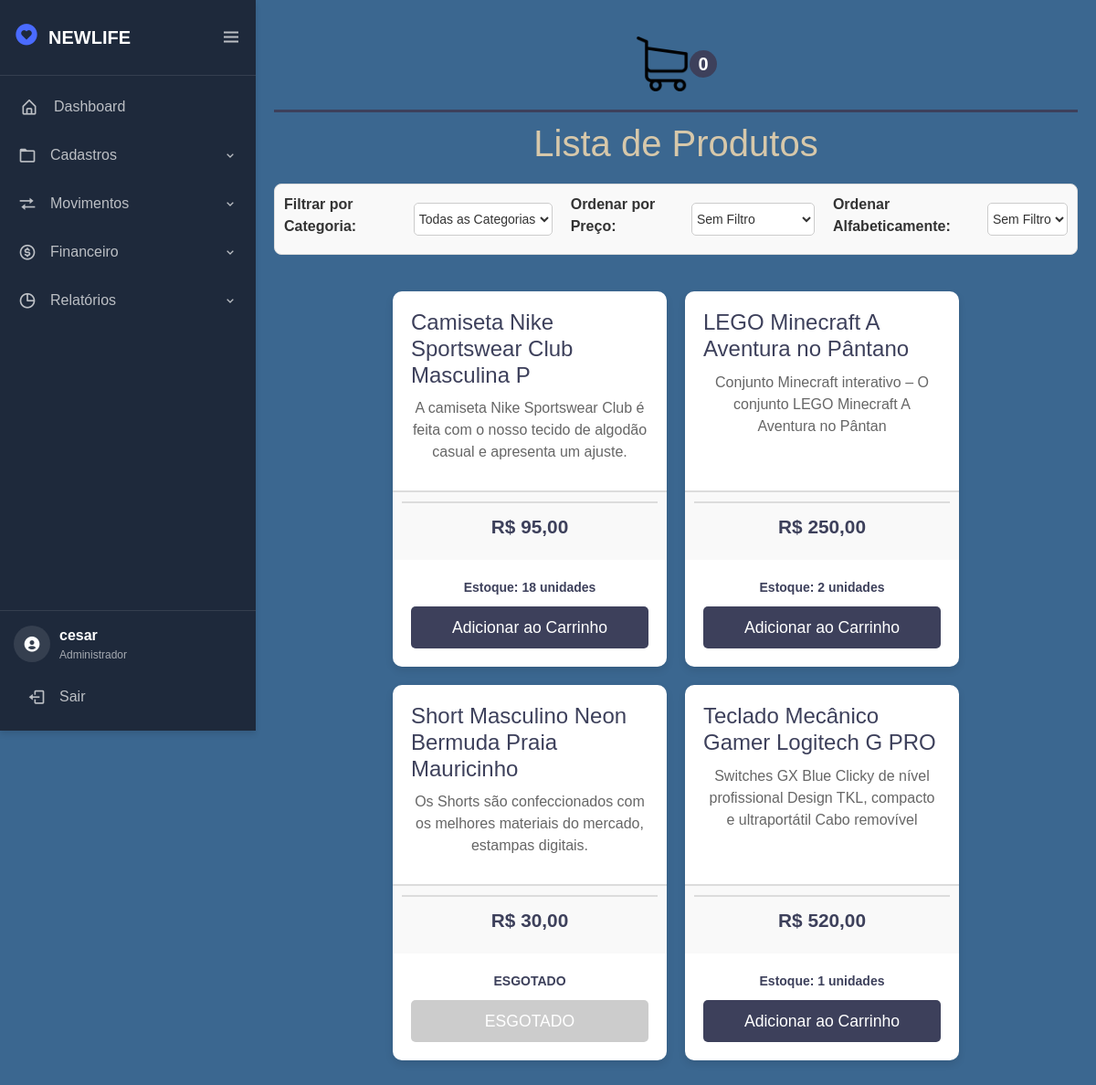
The page /tela/venda/ (signed in) on the database its author committed.
### estoque/models.py (models this page shows, shortened)
class Produto(models.Model):
    nome = models.CharField(max_length=40)
    estoque = models.IntegerField(default=0)
    descricao = models.CharField(max_length=255, null=True, blank=True)
    preco = models.DecimalField(max_digits=20, decimal_places=2)
    categoria = models.ForeignKey(Categoria, on_delete=models.SET_NULL, null=True, blank=True, related_name='produtos')
    class Meta:
        ordering = ['nome']
        verbose_name = 'produto'
        verbose_name_plural = 'produtos'

### venda/views.py (the view)
# urls.py: path('', views.catalogo, name='catalogo'),
@login_required(login_url="/login/")
def catalogo(request):
    user_id = request.user.id
    quantidade_total = getQuantidadeTotalCarrinho(user_id)
    categoria_filtro = request.GET.get('categoria')
    preco_filtro = request.GET.get('preco_filtro')
    alfabeto_filtro = request.GET.get('alfabeto_filtro')
    if categoria_filtro:
        produtos = Produto.objects.filter(categoria_nome=categoria_filtro).order_by("nome")
    else:
        produtos = Produto.objects.all().order_by("nome")
    if preco_filtro == 'menor':
        produtos = produtos.order_by('preco')
    elif preco_filtro == 'maior':
        produtos = produtos.order_by('-preco')
    if alfabeto_filtro == 'asc':
        produtos = produtos.order_by('nome')
    elif alfabeto_filtro == 'desc':
        produtos = produtos.order_by('-nome')
    categorias = Categoria.objects.all()
    context = {
        'produtos': produtos,
        'quantidade_total': quantidade_total,
        'categorias': categorias,
        'categoria_filtro': categoria_filtro,
        'preco_filtro': preco_filtro,
        'alfabeto_filtro' : alfabeto_filtro,
    }
    return render(request, 'catalogo.html', context)

### venda/functions.py (called while the page is built)
def getQuantidadeTotalCarrinho(user_id):
    with connection.cursor() as cursor:
        cursor.execute("SELECT SUM(quantidade) FROM venda_carrinho WHERE user_id = %s", [user_id])
        row = cursor.fetchone()
    return row[0] or 0

### venda/templates/catalogo.html (shortened to what this page needs)
{% extends "tela.html" %}
{% load static %}
{% block 'head' %}
    <link rel="stylesheet" href="{% static 'css/stylec.css' %}">
{% endblock %}
    {% block 'dashboard' %}
    <div class="form_carrinho">
        <a href="{% url 'sacola' %}">
            <img src="{% static 'img/Carrinho.png' %}" alt="Carrinho">
        </a>
        <div id="texto_carrinho">
            {{ quantidade_total }}
        </div>
    </div>
    <h1>Lista de Produtos</h1>
    <form method="GET" action="{% url 'catalogo' %}">
        <label for="categoria">Filtrar por Categoria:</label>
        <select id="categoria" name="categoria" onchange="this.form.submit()">
            <option value="">Todas as Categorias</option>
        </select>
        <label for="preco_filtro">Ordenar por Preço:</label>
        <select id="preco_filtro" name="preco_filtro" onchange="this.form.submit()">
            <option value="">Sem Filtro</option>
        </select>
        <label for="alfabeto_filtro">Ordenar Alfabeticamente:</label>
        <select id="alfabeto_filtro" name="alfabeto_filtro" onchange="this.form.submit()">
            <option value="">Sem Filtro</option>
        </select>
    </form>
    <div class="container">
        {% for produto in produtos %}
            <div class="menu">
                <div class="produto-info">
                    <h2 class="nome-produto">{{ produto.nome }}</h2>
                    <p class="descricao">{{ produto.descricao }}</p>
                </div>
                <div class="preco">
                    <p class="preco">R$ {{ produto.preco }}</p>
                </div>
                <div>
                    <p class="estoque" id="estoque-{{ produto.id }}">
                        {% if produto.estoque > 0 %}
                            Estoque: {{ produto.estoque }} unidades
                        {% else %}
                            ESGOTADO
                        {% endif %}
                    </p>
                </div>
                <a href="{% url 'addCarrinho' produto.id %}"
                   class="btn-adicionar"
                   data-produto-id="{{ produto.id }}"
                   {% if produto.estoque <= 0 %}disabled style="background: #ccc;"{% endif %}>
                    {% if produto.estoque > 0 %}Adicionar ao Carrinho{% else %}ESGOTADO{% endif %}
                </a>
            </div>
        {% endfor %}
    </div>
    {% endblock %}

### estoque/templates/tela.html (shortened to what this page needs)
{% load static %}
<!doctype html>
<html lang="pt-BR">
<head>
  <link rel="stylesheet" href="https://cdn.jsdelivr.net/npm/bootstrap@4.6.1/dist/css/bootstrap.min.css">
  <link rel="stylesheet" href="{% static 'css/styletela.css' %}">
  <link rel="stylesheet" href="{% static 'css/general.css' %}">
  <link href="https://cdn.jsdelivr.net/npm/boxicons@latest/css/boxicons.min.css" rel='stylesheet'>
  <link rel="stylesheet" href="https://cdnjs.cloudflare.com/ajax/libs/animate.css/4.1.1/animate.min.css"/>
  {% block 'head' %}{% endblock %}
</head>
<body>
  <div class="sidebar-tech">
    <div class="logo-container">
      <div class="logo-tech">
        <div class="logo-icon"><i class='bx bxs-heart-circle'></i></div>
        <div class="logo-text">NEWLIFE</div>
      </div>
      <i class="bx bx-menu toggle-btn" id="sidebarToggle"></i>
    </div>
    <nav class="nav-tech">
      <ul class="nav-list">
        <li class="nav-item">
          <a href="{% url 'inicial' %}" class="nav-link">
            <i class="bx bx-home-alt"></i>
            <span class="link-text">Dashboard</span>
          </a>
        </li>
        <li class="nav-group">
          <div class="group-header">
            <i class="bx bx-folder"></i>
            <span class="group-title">Cadastros</span>
            <i class="bx bx-chevron-down group-arrow"></i>
          </div>
        </li>
        <li class="nav-group">
          <div class="group-header">
            <i class="bx bx-transfer"></i>
            <span class="group-title">Movimentos</span>
            <i class="bx bx-chevron-down group-arrow"></i>
          </div>
        </li>
        <li class="nav-group">
          <div class="group-header">
            <i class='bx bx-dollar-circle'></i>
            <span class="group-title">Financeiro</span>
            <i class="bx bx-chevron-down group-arrow"></i>
          </div>
        </li>
        <li class="nav-group">
          <div class="group-header">
            <i class="bx bx-pie-chart-alt"></i>
            <span class="group-title">Relatórios</span>
            <i class="bx bx-chevron-down group-arrow"></i>
          </div>
        </li>
      </ul>
    </nav>
    <div class="user-panel">
      <div class="user-info">
        <div class="user-avatar">
          <i class='bx bxs-user-circle'></i>
        </div>
        <div class="user-details">
          <div class="user-name">
            {% if request.user.is_authenticated %}
              {{ request.user.get_full_name|default:request.user.username }}
            {% else %}
              Visitante
            {% endif %}
          </div>
          <div class="user-role">
            {% if request.user.is_superuser %}
              Administrador
            {% elif request.user.is_staff %}
              Funcionário
            {% else %}
              Usuário Comum
            {% endif %}
          </div>
        </div>
      </div>
      <a href="{% url 'logout' %}" class="logout-btn">
        <i class="bx bx-log-out"></i>
        <span>Sair</span>
      </a>
    </div>
  </div>
  <section class="main-content">
    {% block 'dashboard'%}
    {% endblock %}
  </section>
</body>
</html>

### estoque/static/css/styletela.css (style rules this page uses)
:root { --primary-color: #4a6bff; --secondary-color: #6c757d; --success-color: #28a745; --danger-color: #dc3545; --warning-color: #ffc107; --info-color: #17a2b8; --light-color: #f8f9fa; --dark-color: #343a40; --sidebar-bg: #1e293b; --sidebar-width: 280px; --sidebar-collapsed-width: 80px; --transition-speed: 0.3s; --shadow: 0 4px 6px rgba(0, 0, 0, 0.1); --main-color: #d7c8aa; --dark-color: #3d405b; --light-color: #f8f9fa; --contrast-color: #f88863; --differential-color: #3b6790; --background-color: #fff8e3; }
body { background-color: var(--differential-color); }
.sidebar-tech { position: fixed; top: 0; left: 0; height: 100vh; width: var(--sidebar-width); background: var(--sidebar-bg); color: white; transition: all var(--transition-speed) ease; z-index: 1000; display: flex; flex-direction: column; box-shadow: var(--shadow); overflow: visible; }
.logo-container { display: flex; align-items: center; justify-content: space-between; padding: 20px 15px; border-bottom: 1px solid rgba(255, 255, 255, 0.1); }
.logo-tech { display: flex; align-items: center; gap: 10px; }
.logo-icon { font-size: 28px; color: var(--primary-color); }
.logo-text { font-size: 20px; font-weight: 600; white-space: nowrap; transition: opacity var(--transition-speed); }
.toggle-btn { font-size: 24px; cursor: pointer; transition: transform var(--transition-speed); color: rgba(255, 255, 255, 0.7); }
.nav-tech { flex: 1; overflow-y: auto; overflow-x: hidden; padding: 10px 0; }
.nav-list { list-style: none; padding: 0; margin: 0; }
.nav-item, .nav-group { margin-bottom: 5px; }
.nav-link { display: flex; align-items: center; padding: 12px 20px; color: rgba(255, 255, 255, 0.7); text-decoration: none; transition: all var(--transition-speed); position: relative; }
.nav-link::before { content: ''; position: absolute; left: 0; top: 0; height: 100%; width: 3px; background: var(--primary-color); transform: scaleY(0); transition: transform var(--transition-speed); }
.nav-link i { font-size: 20px; margin-right: 15px; min-width: 24px; text-align: center; }
.link-text { white-space: nowrap; transition: opacity var(--transition-speed); }
.nav-group { position: relative; }
.group-header { display: flex; align-items: center; padding: 12px 20px; cursor: pointer; color: rgba(255, 255, 255, 0.7); transition: all var(--transition-speed); }
.group-header i:first-child { font-size: 20px; margin-right: 15px; }
.group-title { flex: 1; white-space: nowrap; transition: opacity var(--transition-speed); }
.group-arrow { transition: transform var(--transition-speed); }
.user-panel { padding: 15px; border-top: 1px solid rgba(255, 255, 255, 0.1); margin-top: auto; }
.user-info { display: flex; align-items: center; margin-bottom: 15px; }
.user-avatar { width: 40px; height: 40px; border-radius: 50%; background: rgba(255, 255, 255, 0.1); display: flex; align-items: center; justify-content: center; margin-right: 10px; font-size: 20px; }
.user-details { flex: 1; overflow: hidden; }
.user-name { font-weight: 600; white-space: nowrap; transition: opacity var(--transition-speed); }
.user-role { font-size: 12px; color: rgba(255, 255, 255, 0.6); white-space: nowrap; transition: opacity var(--transition-speed); }
.logout-btn { display: flex; align-items: center; padding: 10px 15px; color: rgba(255, 255, 255, 0.7); text-decoration: none; border-radius: 5px; transition: all var(--transition-speed); width: 100%; }
.logout-btn i { font-size: 20px; margin-right: 15px; }
.main-content { margin-left: var(--sidebar-width); padding: 20px; min-height: 100vh; transition: margin-left var(--transition-speed); overflow-x: hidden; }
body, html { overflow-x: hidden; }
a { text-decoration: none !important; }

### estoque/static/css/general.css (style rules this page uses)
:root { --main-color: #d7c8aa; --dark-color: #3d405b; --light-color: #f8f9fa; --contrast-color: #f88863; --differential-color: #3b6790; --background-color: #fff8e3; }

### rows shown on the page
Produto: nome "Camiseta Nike Sportswear Club Masculina P", descricao "A camiseta Nike Sportswear Club é feita com o nosso tecido de algodão casual e apresenta um ajuste.", preco "95,00", estoque "18", shows "Adicionar ao Carrinho"
Produto: nome "LEGO Minecraft A Aventura no Pântano", descricao "Conjunto Minecraft interativo – O conjunto LEGO Minecraft A Aventura no Pântan", preco "250,00", estoque "2", shows "Adicionar ao Carrinho"
Produto: nome "Short Masculino Neon Bermuda Praia Mauricinho", descricao "Os Shorts são confeccionados com os melhores materiais do mercado, estampas digitais.", preco "30,00", estoque "ESGOTADO"
Produto: nome "Teclado Mecânico Gamer Logitech G PRO", descricao "Switches GX Blue Clicky de nível profissional Design TKL, compacto e ultraportátil Cabo removível", preco "520,00", estoque "1", shows "Adicionar ao Carrinho"

### other values the page prints
{{ request.user.get_full_name|default:request.user.username }} "cesar"
{{ quantidade_total }} "0"
